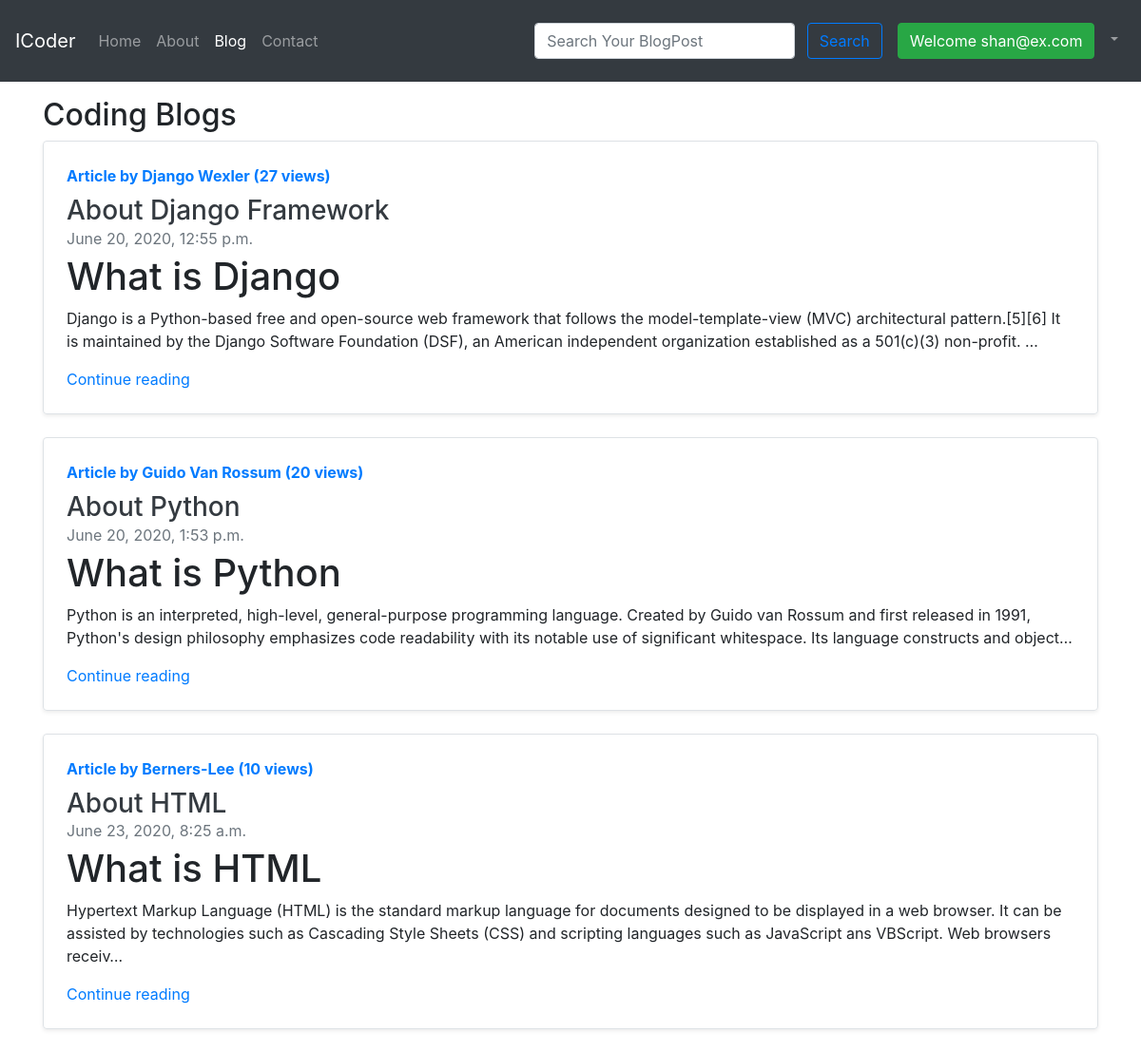
Page /blog/ (signed in) on the committed database.
### blog/models.py (models this page shows, shortened)
class Post(models.Model):
    sno = models.AutoField(primary_key = True)
    title = models.CharField(max_length=255)
    content = models.TextField()
    author = models.CharField(max_length=100)
    slug = models.CharField(max_length=130)
    views = models.IntegerField(default=0)
    timeStamp = models.DateTimeField(blank=True)

### blog/views.py (the view)
# urls.py: path('', views.blogHome, name='blogHome'),
def blogHome(request):
    allPosts = Post.objects.all()
    context = {'allPosts':allPosts}
    return render(request, 'blog/blogHome.html', context)

### templates/blog/blogHome.html (shortened to what this page needs)
{% extends 'base.html' %}
{% block blogactive%} active {% endblock blogactive %}
{% block body %}
<div class="container my-3">
  <h2> Coding Blogs </h2>
  {% for post in allPosts %}
  <div class="row no-gutters border rounded overflow-hidden flex-md-row mb-4 shadow-sm h-md-250 position-relative">
    <div class="col p-4 d-flex flex-column position-static">
      <strong class="d-inline-block mb-2 text-primary"><a  href="/blog/{{post.slug}}">
        Article by {{post.author}} ({{post.views}} views)</a></strong>
      <h3 class="mb-0"><a class="text-dark" href="/blog/{{post.slug}}">{{post.title}}</a></h3>
      <div class="mb-1 text-muted">{{post.timeStamp}}</div>
      <p class="card-text mb-auto">{{post.content|safe| truncatechars:300}}</p>
      <a href="/blog/{{post.slug}}"  class="stretched-link">Continue reading</a>
    </div>
  </div>
    {% endfor %}
</div>
{% endblock body %}

### templates/base.html (shortened to what this page needs)
<!doctype html>
<html lang="en">
  <head>
    <link rel="stylesheet" href="https://stackpath.bootstrapcdn.com/bootstrap/4.5.0/css/bootstrap.min.css">
  </head>
  <body>
    <nav class="navbar navbar-expand-lg navbar-dark bg-dark">
  <a class="navbar-brand" href="/"> ICoder </a>
  <div class="collapse navbar-collapse" id="navbarSupportedContent">
    <ul class="navbar-nav mr-auto">
      <li class="nav-item {% block homeactive%}{% endblock homeactive %}">
        <a class="nav-link" href="/">Home <span class="sr-only">(current)</span></a>
      </li>
      <li class="nav-item {% block aboutactive%}{% endblock aboutactive %}">
        <a class="nav-link" href="/about">About</a>
      </li>
       <li class="nav-item {% block blogactive%}{% endblock blogactive %}">
        <a class="nav-link" href="/blog">Blog</a>
      </li>
         <li class="nav-item {% block contactactive%}{% endblock contactactive %}">
        <a class="nav-link" href="/contact">Contact</a>
      </li>
    </ul>
      <div class="ml-auto form-inline">
    <form method="get" action="/search" class=" my-2 my-lg-0">
      <input class="form-control mr-sm-2" type="search" placeholder="Search Your BlogPost" aria-label="Search" name="search" id="search">
      <button class="btn btn-outline-primary my-2 my-sm-0" type="submit">Search</button>
    </form>
      {% if user.is_authenticated %}
      <ul class="navbar-nav">
          <li>
                  <li class="nav-item dropdown">
                    <a class="nav-link dropdown-toggle" href="#" id="navbarDropdown" role="button" data-toggle="dropdown" aria-haspopup="true" aria-expanded="false">
                        <button type="button" class="btn btn-success m-2">Welcome {{ request.user }}</button>
                    </a>
                    </li>
          </li>
      </ul>
      {% endif %}
      </div>
  </div>
</nav>
    {% block body %}{% endblock body %}
  </body>
</html>

### rows in the picture
Post: author "Django Wexler", views "27", title "About Django Framework", timeStamp "June 20, 2020, 12:55 p.m.", content "What is Django Django is a Python-based free and open-source web framework that follows the model-template-view (MVC) architectural pattern.[5][6] It is maintained by the Django Software Foundation (DSF), an American independent organization established as a 501(c)(3) non-profit. …"
Post: author "Guido Van Rossum", views "20", title "About Python", timeStamp "June 20, 2020, 1:53 p.m.", content "What is Python Python is an interpreted, high-level, general-purpose programming language. Created by Guido van Rossum and first released in 1991, Python's design philosophy emphasizes code readability with its notable use of significant whitespace. Its language constructs and object…"
Post: author "Berners-Lee", views "10", title "About HTML", timeStamp "June 23, 2020, 8:25 a.m.", content "What is HTML Hypertext Markup Language (HTML) is the standard markup language for documents designed to be displayed in a web browser. It can be assisted by technologies such as Cascading Style Sheets (CSS) and scripting languages such as JavaScript ans VBScript. Web browsers receiv…"

### other values in the picture
{{ request.user }} "shan@ex.com"
